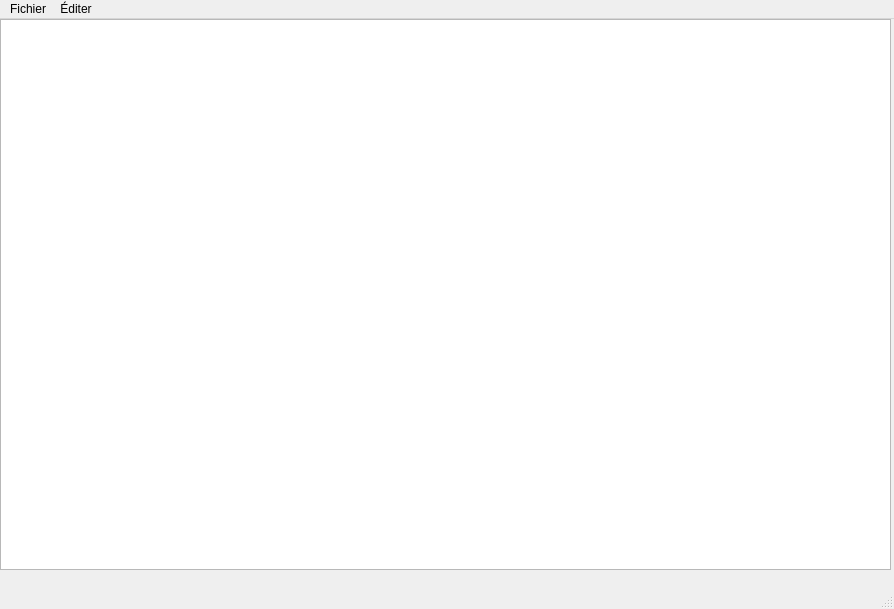
<?xml version="1.0" encoding="UTF-8"?>
<ui version="4.0">
 <class>Notepad</class>
 <widget class="QMainWindow" name="Notepad">
  <property name="geometry">
   <rect>
    <x>0</x>
    <y>0</y>
    <width>894</width>
    <height>609</height>
   </rect>
  </property>
  <property name="windowTitle">
   <string>Notepad</string>
  </property>
  <widget class="QWidget" name="Widgetcentral">
   <widget class="QTextEdit" name="textArea">
    <property name="geometry">
     <rect>
      <x>0</x>
      <y>0</y>
      <width>891</width>
      <height>551</height>
     </rect>
    </property>
    <property name="autoFormatting">
     <set>QTextEdit::AutoFormattingFlag::AutoNone</set>
    </property>
   </widget>
  </widget>
  <widget class="QMenuBar" name="menubar">
   <property name="geometry">
    <rect>
     <x>0</x>
     <y>0</y>
     <width>894</width>
     <height>33</height>
    </rect>
   </property>
   <widget class="QMenu" name="menuNew">
    <property name="title">
     <string>Fichier</string>
    </property>
    <addaction name="actionNouveau"/>
    <addaction name="actionOuvrir"/>
    <addaction name="actionEnregistrer"/>
    <addaction name="actionEnregistrer_sous"/>
    <addaction name="separator"/>
    <addaction name="actionImprimer_et_quitter"/>
   </widget>
   <widget class="QMenu" name="menu_diter">
    <property name="title">
     <string>Éditer</string>
    </property>
    <addaction name="actionPolice"/>
   </widget>
   <addaction name="menuNew"/>
   <addaction name="menu_diter"/>
  </widget>
  <widget class="QStatusBar" name="statusbar"/>
  <action name="actionNouveau">
   <property name="text">
    <string>Nouveau</string>
   </property>
  </action>
  <action name="actionOuvrir">
   <property name="text">
    <string>Ouvrir...</string>
   </property>
  </action>
  <action name="actionEnregistrer">
   <property name="text">
    <string>Enregistrer...</string>
   </property>
  </action>
  <action name="actionEnregistrer_sous">
   <property name="text">
    <string>Enregistrer sous...</string>
   </property>
  </action>
  <action name="actionImprimer_et_quitter">
   <property name="text">
    <string>Imprimer et quitter</string>
   </property>
  </action>
  <action name="actionPolice">
   <property name="text">
    <string>Police</string>
   </property>
  </action>
 </widget>
 <resources/>
 <connections/>
</ui>
